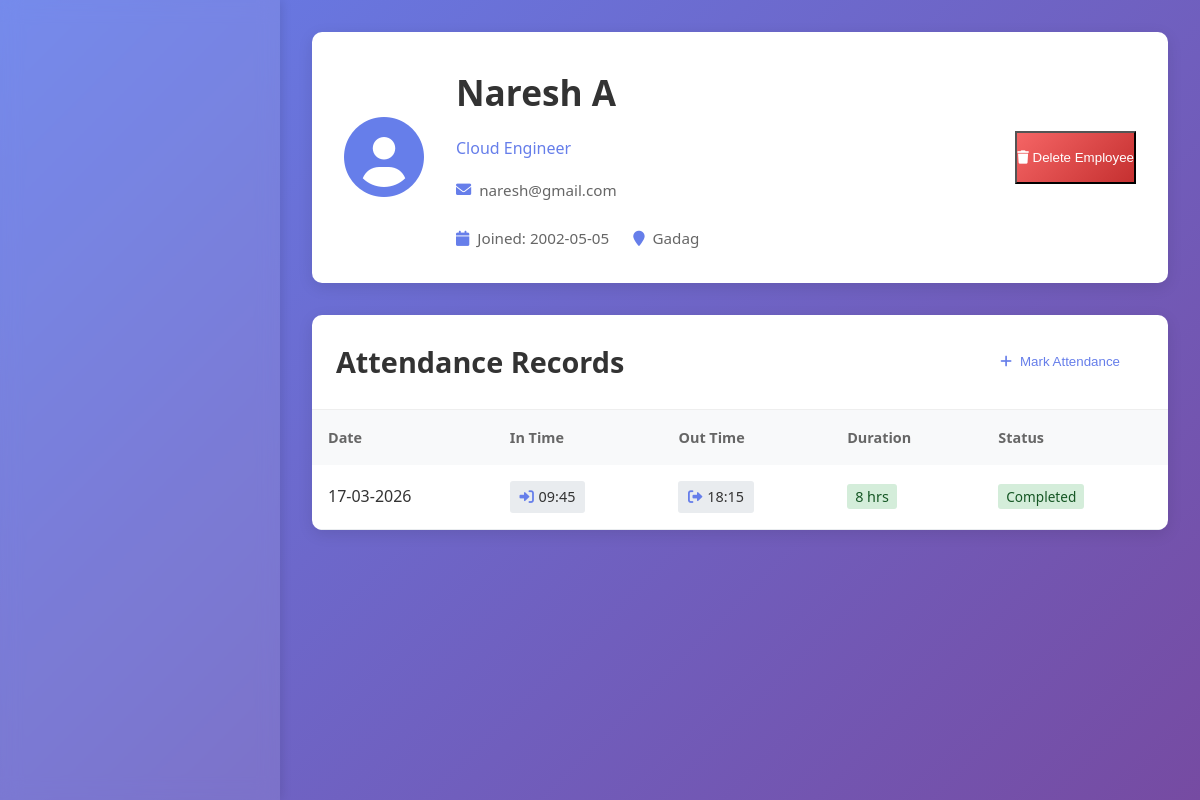
/employee/3, run on the app's committed database.
### models.py (models this page shows, shortened)
class Employee(db.Model):
    __tablename__ = 'employees'
    id = db.Column(db.Integer, primary_key=True)
    name = db.Column(db.String(100), nullable=False)
    email = db.Column(db.String(100), unique=True, nullable=False)
    address = db.Column(db.Text, nullable=False)
    designation = db.Column(db.String(100), nullable=False)
    department = db.Column(db.String(100), nullable=False)
    date_of_joining = db.Column(db.Date, nullable=False)
    created_at = db.Column(db.DateTime, default=datetime.utcnow)
    attendances = db.relationship('Attendance', backref='employee', lazy=True, cascade='all, delete-orphan')

class Attendance(db.Model):
    __tablename__ = 'attendances'
    id = db.Column(db.Integer, primary_key=True)
    employee_id = db.Column(db.Integer, db.ForeignKey('employees.id'), nullable=False)
    date = db.Column(db.Date, nullable=False)
    in_time = db.Column(db.DateTime, nullable=False)
    out_time = db.Column(db.DateTime, nullable=True)
    created_at = db.Column(db.DateTime, default=datetime.utcnow)
    __table_args__ = (db.UniqueConstraint('employee_id', 'date', name='unique_employee_attendance'),)

### app.py (the view)
@app.route('/employee/<int:employee_id>')
def employee_detail(employee_id):
    employee = db.session.get(Employee, employee_id)
    if not employee:
        return "Employee not found", 404
    attendances = Attendance.query.filter_by(employee_id=employee_id).order_by(Attendance.date.desc()).all()
    return render_template('employee_detail.html', employee=employee, attendances=attendances)

### templates/employee_detail.html (shortened to what this page needs)
<!DOCTYPE html>
<html lang="en">
<head>
    <link rel="stylesheet" href="{{ url_for('static', filename='style.css') }}">
    <link rel="stylesheet" href="https://cdnjs.cloudflare.com/ajax/libs/font-awesome/6.0.0/css/all.min.css">
</head>
<body>
    <div class="dashboard">
        <aside class="sidebar">
        </aside>
        <main class="main-content">
            <div class="employee-profile-header">
                <div class="profile-avatar">
                    <i class="fas fa-user-circle"></i>
                </div>
                <div class="profile-info">
                    <h1>{{ employee.name }}</h1>
                    <p class="designation">{{ employee.designation }}</p>
                    <div class="profile-meta">
                        <span><i class="fas fa-envelope"></i> {{ employee.email }}</span>
                        <span><i class="fas fa-calendar"></i> Joined: {{ employee.date_of_joining }}</span>
                        <span><i class="fas fa-map-marker"></i> {{ employee.address }}</span>
                    </div>
                </div>
                <div class="profile-actions">
                    <a href="/employees" class="btn-secondary">
                        <i class="fas fa-arrow-left"></i> Back to Employees
                    </a>
                    <button onclick="deleteEmployee({{ employee.id }})" class="btn-danger">
                        <i class="fas fa-trash"></i> Delete Employee
                    </button>
                </div>
            </div>
            <div class="card">
                <div class="card-header">
                    <h2>Attendance Records</h2>
                    <button class="btn-primary" onclick="showMarkAttendanceForm()">
                        <i class="fas fa-plus"></i> Mark Attendance
                    </button>
                </div>
                <div class="table-responsive">
                    <table class="modern-table">
                        <thead>
                            <tr>
                                <th>Date</th>
                                <th>In Time</th>
                                <th>Out Time</th>
                                <th>Duration</th>
                                <th>Status</th>
                            </tr>
                        </thead>
                        <tbody id="attendanceTableBody">
                            {% if attendances %}
                                {% for attendance in attendances %}
                                <tr>
                                    <td>{{ attendance.date.strftime('%d-%m-%Y') }}</td>
                                    <td>
                                        <span class="time-badge">
                                            <i class="fas fa-sign-in-alt"></i>
                                            {{ attendance.in_time.strftime('%H:%M') }}
                                        </span>
                                    </td>
                                    <td>
                                        {% if attendance.out_time %}
                                            <span class="time-badge">
                                                <i class="fas fa-sign-out-alt"></i>
                                                {{ attendance.out_time.strftime('%H:%M') }}
                                            </span>
                                        {% else %}
                                            <span class="badge-warning">Not marked</span>
                                        {% endif %}
                                    </td>
                                    <td>
                                        {% if attendance.out_time %}
                                            {% set duration = (attendance.out_time - attendance.in_time).total_seconds() // 3600 %}
                                            <span class="duration-badge">{{ duration|int }} hrs</span>
                                        {% else %}
                                            -
                                        {% endif %}
                                    </td>
                                    <td>
                                        {% if attendance.out_time %}
                                            <span class="status-badge completed">Completed</span>
                                        {% else %}
                                            <span class="status-badge pending">Pending</span>
                                        {% endif %}
                                    </td>
                                </tr>
                                {% endfor %}
                            {% endif %}
                        </tbody>
                    </table>
                </div>
            </div>
        </main>
    </div>
</body>
</html>

### static/style.css (style rules this page uses)
* { margin: 0; padding: 0; box-sizing: border-box; }
body { font-family: 'Segoe UI', Tahoma, Geneva, Verdana, sans-serif; line-height: 1.6; background-color: #f8f9fa; color: #333; }
h1 { color: #2c3e50; margin-bottom: 1.5rem; font-size: 2.2rem; border-bottom: 3px solid #007bff; padding-bottom: 0.5rem; display: inline-block; }
h2 { color: #34495e; margin-bottom: 1rem; font-size: 1.8rem; }
.btn-danger { background: linear-gradient(135deg, #f56565 0%, #c53030 100%); }
.dashboard { display: flex; min-height: 100vh; background: linear-gradient(135deg, #667eea 0%, #764ba2 100%); }
.sidebar { width: 280px; background: rgba(255, 255, 255, 0.1); backdrop-filter: blur(10px); color: white; padding: 2rem 0; box-shadow: 2px 0 10px rgba(0,0,0,0.1); }
.main-content { flex: 1; padding: 2rem; overflow-y: auto; }
.card { background: white; border-radius: 10px; box-shadow: 0 4px 15px rgba(0,0,0,0.1); overflow: hidden; }
.card-header { padding: 1.5rem; border-bottom: 1px solid #eee; display: flex; justify-content: space-between; align-items: center; }
.card-header h2, .card-header h3 { margin: 0; color: #333; }
.btn-primary { display: inline-flex; align-items: center; gap: 0.5rem; padding: 0.8rem 1.5rem; background: white; color: #667eea; text-decoration: none; border-radius: 5px; font-weight: 500; transition: all 0.3s ease; border: none; cursor: pointer; }
.btn-secondary { display: inline-flex; align-items: center; gap: 0.5rem; padding: 0.8rem 1.5rem; background: rgba(255,255,255,0.2); color: white; text-decoration: none; border-radius: 5px; font-weight: 500; transition: all 0.3s ease; border: 1px solid rgba(255,255,255,0.3); cursor: pointer; }
.btn-danger { background: linear-gradient(135deg, #f56565 0%, #c53030 100%); color: white; }
.employee-profile-header { background: white; border-radius: 10px; padding: 2rem; display: flex; align-items: center; gap: 2rem; margin-bottom: 2rem; box-shadow: 0 4px 15px rgba(0,0,0,0.1); }
.profile-avatar i { font-size: 5rem; color: #667eea; }
.profile-info { flex: 1; }
.profile-info h1 { margin-bottom: 0.5rem; color: #333; border-bottom: none; }
.profile-info .designation { color: #667eea; font-weight: 500; margin-bottom: 1rem; }
.profile-meta { display: flex; gap: 1.5rem; flex-wrap: wrap; }
.profile-meta span { display: flex; align-items: center; gap: 0.5rem; color: #666; font-size: 0.95rem; }
.profile-meta i { color: #667eea; }
.profile-actions { display: flex; gap: 1rem; }
.time-badge { display: inline-flex; align-items: center; gap: 0.3rem; padding: 0.3rem 0.6rem; background: #e9ecef; border-radius: 3px; font-size: 0.9rem; }
.time-badge i { color: #667eea; }
.duration-badge { padding: 0.2rem 0.5rem; background: #d4edda; color: #155724; border-radius: 3px; font-size: 0.9rem; }
.status-badge { padding: 0.2rem 0.5rem; border-radius: 3px; font-size: 0.85rem; }
.status-badge.completed { background: #d4edda; color: #155724; }
.modern-table { width: 100%; border-collapse: collapse; }
.modern-table th { text-align: left; padding: 1rem; background: #f8f9fa; color: #666; font-weight: 600; font-size: 0.9rem; }
.modern-table td { padding: 1rem; border-bottom: 1px solid #e9ecef; color: #333; }

### data on the page
Employee: name "Naresh A", designation "Cloud Engineer", email "naresh@gmail.com", date_of_joining "2002-05-05", address "Gadag"
Attendance: date "17-03-2026", in_time "09:45", out_time "18:15", duration "8", shows "Completed"
